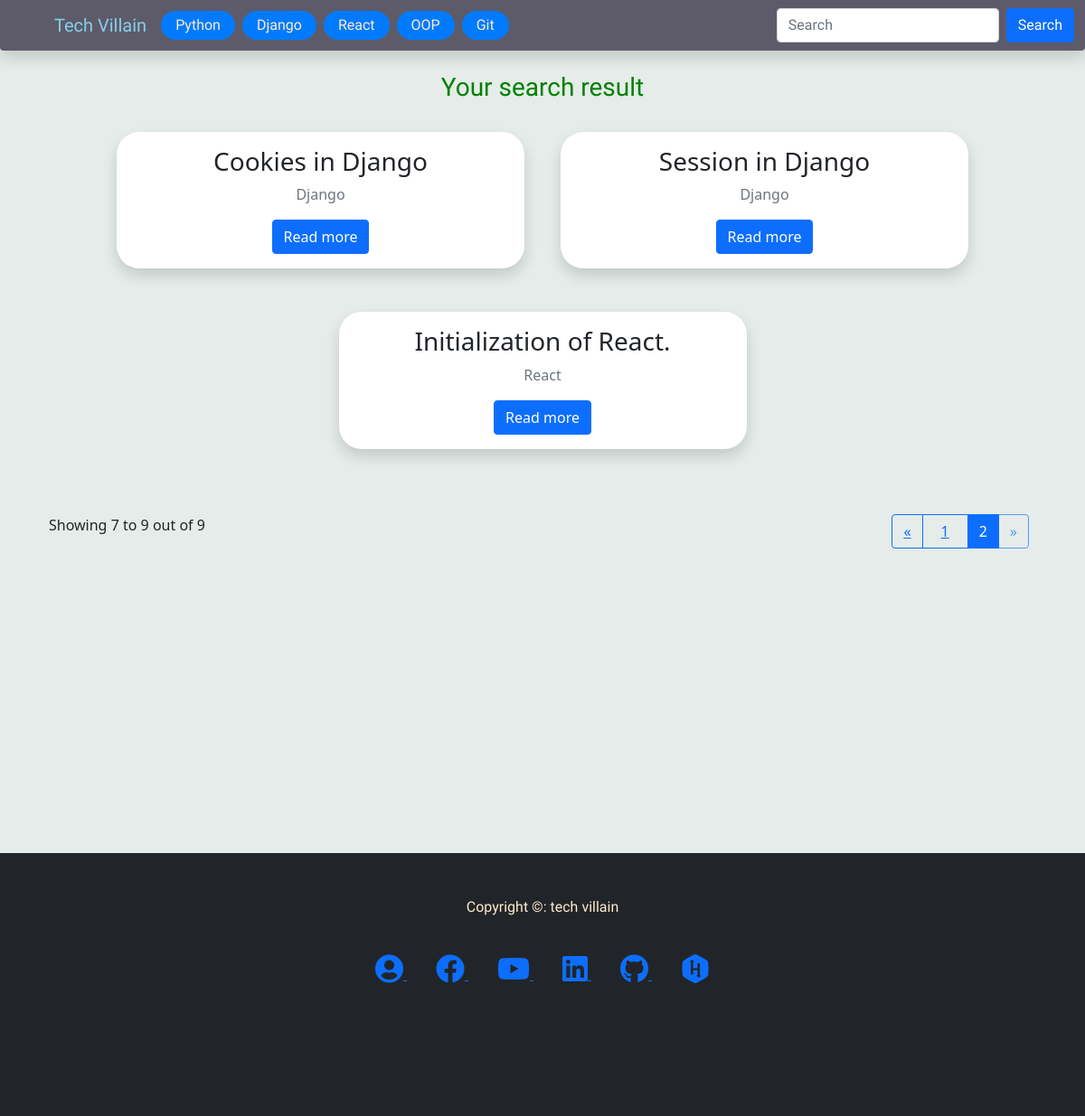
Before: /search?page=2 with the older database file.
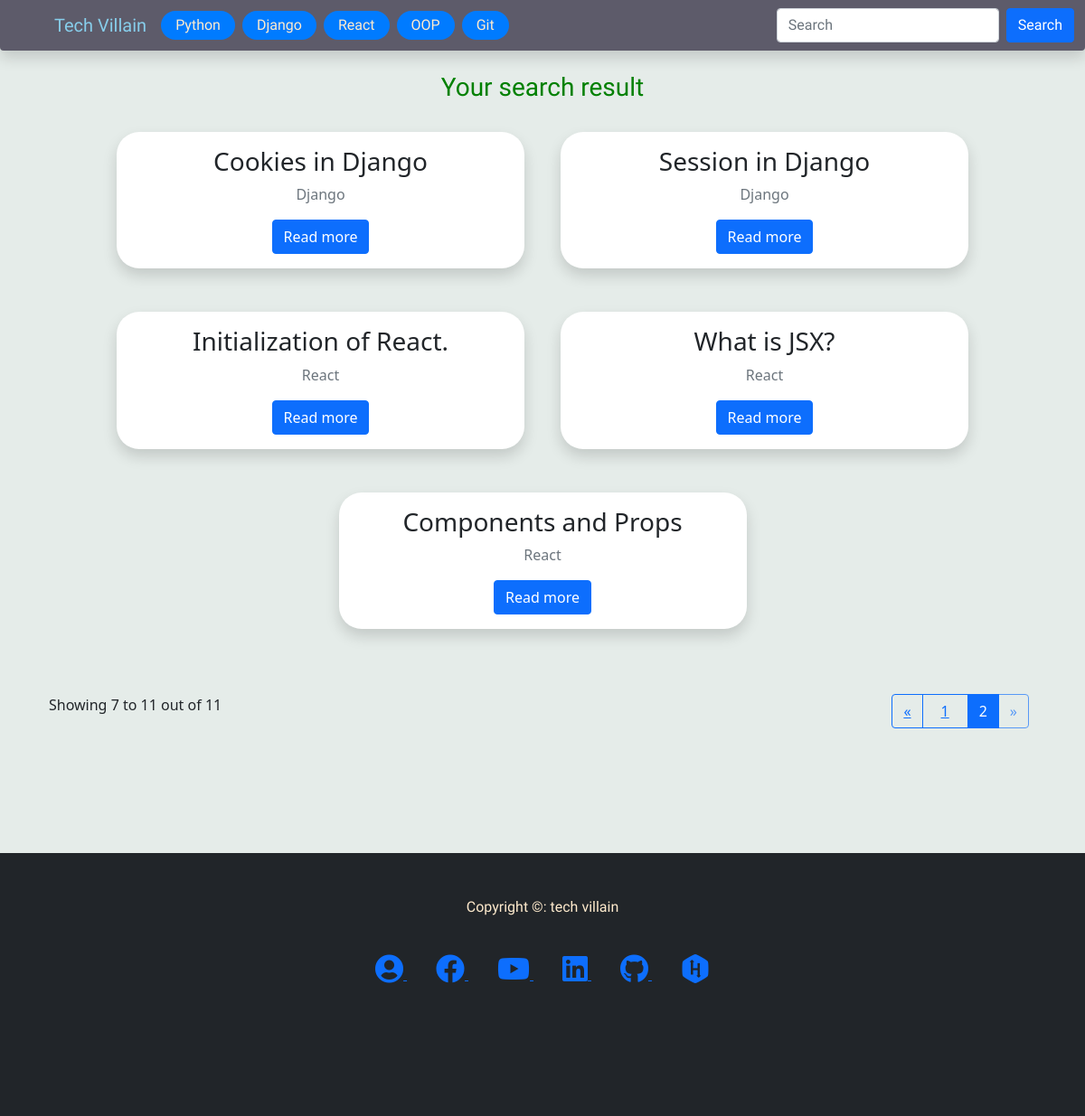
After: the same page with the newer database file.
### blog/models.py (models this page shows, shortened)
class category(models.Model):
    name = models.CharField(max_length=50)
    def __str__(self):
        return self.name

class blogPost(models.Model):
    category = models.ForeignKey(category, on_delete=models.SET_NULL, null=True, blank=True )
    subCategory = models.ForeignKey(subCategory, on_delete=models.SET_NULL, null=True, blank=True )
    date = models.DateField(default=datetime.now)
    title = models.CharField(max_length=500)
    desc = tinymce_models.HTMLField(null=True,blank=True)

### blog/views.py (the view)
# urls.py: path('search', views.search_view, name='search')
def search_view(request):
    search=''
    searchItem = BMODEL.blogPost.objects.all()
    total_searchItem=searchItem.count() # for counting total in pagination
    if request.method == 'POST':
        search = request.POST.get('search')
        searchItem = BMODEL.blogPost.objects.filter(title__contains = search)
        total_searchItem=searchItem.count() # for counting total in pagination
    page = request.GET.get('page', 1)
    paginator = Paginator(searchItem, 6)  #6 objects in each page.
    try:
	    searchItem = paginator.page(page)
    except PageNotAnInteger:
	    searchItem = paginator.page(1)
    except EmptyPage:
	    searchItem = paginator.page(paginator.num_pages)
    context={
        'searchItem':searchItem,
        'search':search,
        'total_searchItem':total_searchItem,
    }
    return render(request, 'home/search.html',context)

### blog/templatetags/nav_tag.py (called while the page is built)
@register.simple_tag
def categoryfornav():
    cat = BMODEL.category.objects.all()
    return cat

### templates/home/search.html (shortened to what this page needs)
{% extends 'home/base.html' %} {% block content %}
<div class="container">
  <div class="row d-flex justify-content-center">
    <h3 class="m-2 heading text-center">Your search result</h3>
    {% for item in searchItem %}
    <div class="col-lg-5 m-2">
      <div class="shadow bgwhite border-radius25 my-3 p-2">
        <div class="row text-center p-2">
          <h3>{{item.title}}</h3>
          <p class="text-muted">{{item.category}}</p>
          <div class="col">
            <a
              href="/blog/{{item.category.id}}?getid={{item.id}}"
              class="btn btn-primary border-radius"
              >Read more</a
            >
          </div>
        </div>
      </div>
    </div>
    {% endfor %}
  </div>
  <br><br>
  <div class="container">
    <div class="row">
      <div class="col-md-6">
        Showing {{searchItem.start_index }} to {{searchItem.end_index }} out of
        {{total_searchItem}}
      </div>
      <div class="col-md-6" style="display: flex; justify-content: end">
        {% if searchItem.has_other_pages %}
        <div class="btn-group me-2" role="group" aria-label="First group">
          {% if searchItem.has_previous %}
          <button type="button" class="btn btn-outline-primary">
            <a href="?page={{ searchItem.previous_page_number }}">&laquo;</a>
          </button>
          {% else %}
          <button type="button" class="btn btn-outline-primary disabled">
            <span>&laquo;</span>
          </button>
          {% endif %} {% for i in searchItem.paginator.page_range %}
          {% if searchItem.number == i %}
          <button type="button" class="btn btn-outline-primary active">
            {{ i }}<span class="sr-only">(current)</span>
          </button>
          {% else %}
          <button type="button" class="btn btn-outline-primary">
            <a href="?page={{ i }}" class="p-2">{{ i }}</a>
          </button>
          {% endif %} {% endfor %} {% if searchItem.has_next %}
          <button type="button" class="btn btn-outline-primary">
            <a href="?page={{ searchItem.next_page_number }}">&raquo;</a>
          </button>
          {% else %}
          <button type="button" class="btn btn-outline-primary disabled">
            <span>&raquo;</span>
          </button>
          {% endif %}
        </div>
        {% endif %}
      </div>
    </div>
  </div>
</div>
{% endblock %}

### templates/home/base.html (shortened to what this page needs)
{% load static %} {% load nav_tag %}
<!DOCTYPE html>
<html lang="en">
  <head>
    <link
      href="https://cdn.jsdelivr.net/npm/bootstrap@5.1.3/dist/css/bootstrap.min.css"
      rel="stylesheet"
    />
    <link
      rel="stylesheet"
      href="https://use.fontawesome.com/releases/v5.15.4/css/all.css"
    />
    <link rel="stylesheet" href="{% static 'css/index.css' %}" />
  </head>
  <body class="bodycolor">
    <nav
      class="navbar navbar-expand-lg fixed-top shadow bgcolor rounded-bottom"
    >
      <div class="container-fluid">
        <a class="navbar-brand brandcolor ms-5" href="/">Tech Villain</a>
        <div class="collapse navbar-collapse" id="navbarSupportedContent">
          <ul class="navbar-nav me-auto mb-2 mb-lg-0">
            {% categoryfornav as navcategory %}
            {% for cat in navcategory %}
            {% url 'blog' cat.id as urll %}
            <li class="nav-item me-2 mb-lg-0 mb-3">
              <a
                class="
                  btn
                  textColor
                "
                aria-current="page"
                href="{{ urll }}"
                >{{cat}}</a
              >
            </li>
            {% endfor %}
          </ul>
          <form class="d-flex" method="post" action="/search">
            <input
              class="form-control me-2"
              type="search"
              placeholder="Search"
              aria-label="Search"
              name="search"
              value="{{search}}"
            />
            <button class="btn btn-primary" type="submit">Search</button>
          </form>
        </div>
      </div>
    </nav>
    <br /><br /><br />
    <div style="min-height: 100vh;">{% block content %} {% endblock %}</div>
    <br /><br /><br />
    <footer class="footerHeader">
      <br /><br />
      <div class="container">
        <div class="row text-center textColor">
          <p>Copyright &copy: tech villain</p>
        </div>
        <br />
        <div class="row text-center">
          <div class="col">
            <a
              class="m-3"
              target="_blank"
              href="http://mahmudjewel.herokuapp.com"
            >
              <i class="fas fa-user-circle fa-2x"></i>
            </a>
            <a
              class="m-3"
              target="_blank"
              href="https://www.facebook.com/TechVillain.007"
            >
              <i class="fab fa-facebook fa-2x"></i>
            </a>
            <a
              class="m-3"
              target="_blank"
              href="https://www.youtube.com/channel/UCJCdq7lWqB7M5b16UatoTEw"
            >
              <i class="fab fa-youtube fa-2x"></i>
            </a>
            <a
              class="m-3"
              target="_blank"
              href="https://www.linkedin.com/in/mahmudjewel"
            >
              <i class="fab fa-linkedin fa-2x"></i>
            </a>
            <a
              class="m-3"
              target="_blank"
              href="https://github.com/MahmudJewel"
            >
              <i class="fab fa-github fa-2x"></i>
            </a>
            <a
              class="m-3"
              target="_blank"
              href="https://www.hackerrank.com/DJ_cse"
            >
              <i class="fab fa-hackerrank fa-2x"></i>
            </a>
          </div>
        </div>
        <br /><br /><br /><br /><br /><br />
      </div>
    </footer>
  </body>
</html>

### static/css/index.css (style rules this page uses)
.bgwhite { background: white; }
.border-radius25 { border-radius: 25px; }
.heading { color: green; font-family: "Sansita Swashed", cursive; }
footer, nav, .titleFont { font-family: "Acme", sans-serif; }
.navbar-brand { font-family: "Sansita Swashed", cursive; }
.bgcolor { background: #5d5b6a; }
.nav-item .btn { background: #007bff; padding: 3px 15px; border-radius: 25px; }
.brandcolor { color: skyblue; }
.footerHeader { padding: 0px 0px 0px 0px; background-color: #212529; margin: 0px; }
.textColor { color: blanchedalmond; }
.bodycolor { background: #e5ece9; }

Changed rows visible on the page:
added blogPost: title "What is JSX?", category "React"
added blogPost: title "Components and Props", category "React"
Other visible differences:
{{ searchItem.end_index }}: "9" → "11"
{{ total_searchItem }}: "9" → "11"
